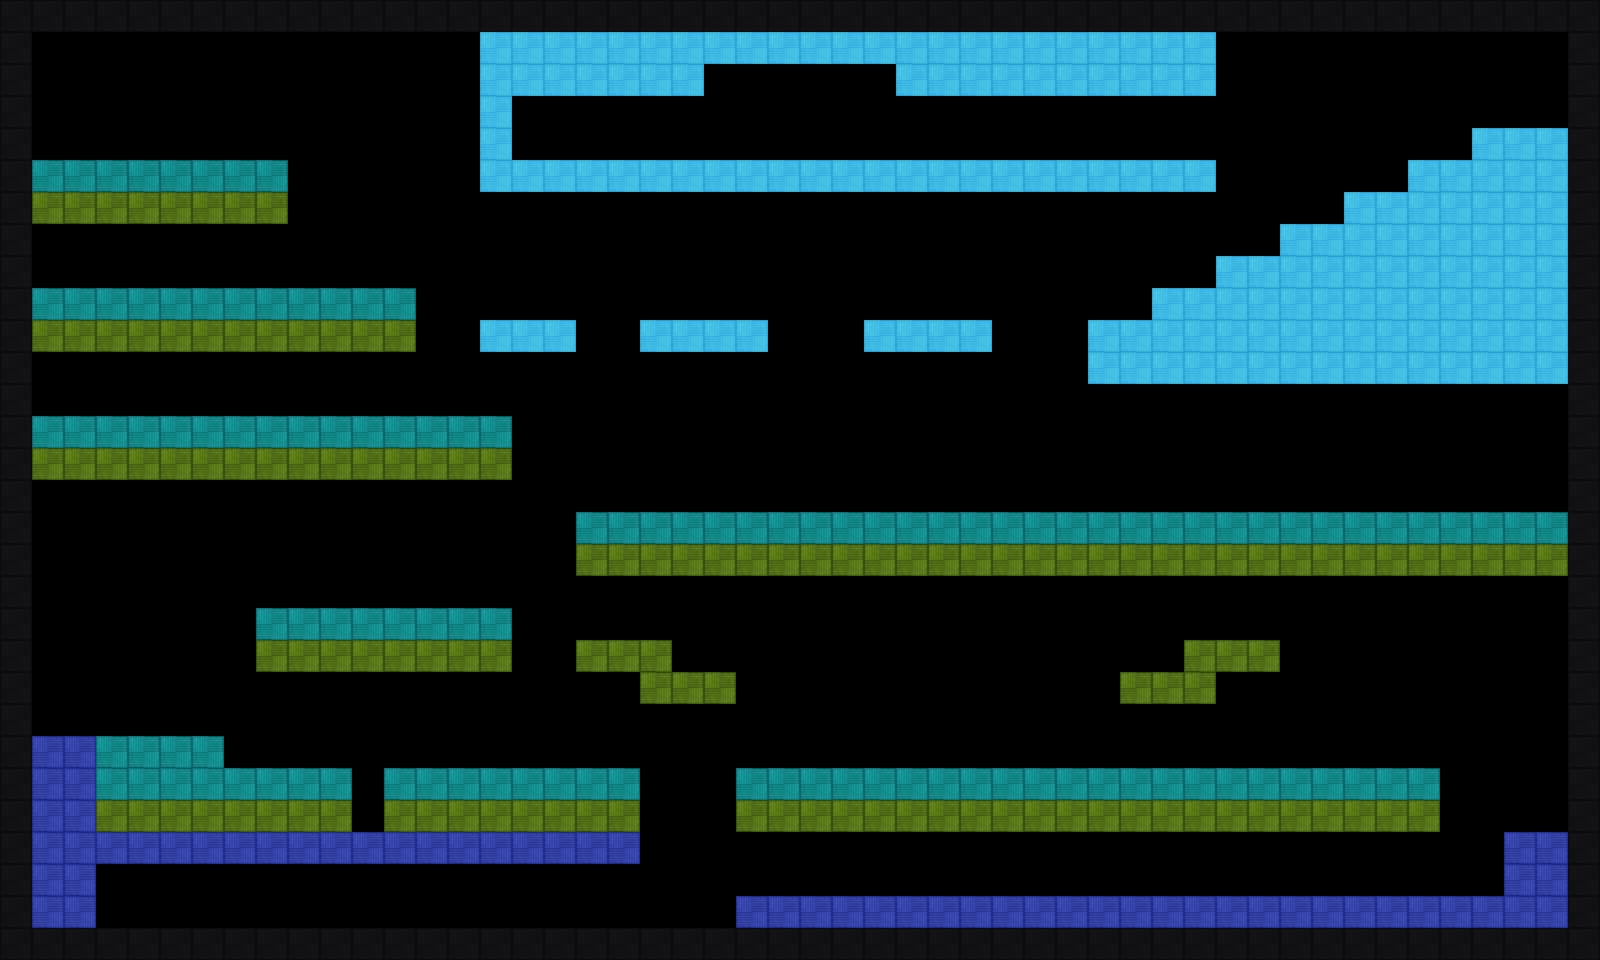

Below is a game level as drawn by its tile map, then a one-line description and the .tmx file that defines it, in full:
An orthogonal 50x30 tile map with 32x32 px tiles, 1 tile layer (background) and 11 objects (5x treasure, 5x monster, player).

<map version="1.5" tiledversion="1.6.0" orientation="orthogonal" renderorder="left-up" width="50" height="30" tilewidth="32" tileheight="32" infinite="0" nextlayerid="3" nextobjectid="15">
 <editorsettings>
  <export target="level1.json" format="json" />
 </editorsettings>
 <tileset firstgid="1" name="tiles" tilewidth="32" tileheight="32" tilecount="5" columns="5">
  <image source="tiles1.png" width="160" height="32" />
 </tileset>
 <layer id="1" name="background" width="50" height="30">
  <data encoding="csv">
1,1,1,1,1,1,1,1,1,1,1,1,1,1,1,1,1,1,1,1,1,1,1,1,1,1,1,1,1,1,1,1,1,1,1,1,1,1,1,1,1,1,1,1,1,1,1,1,1,1,
1,0,0,0,0,0,0,0,0,0,0,0,0,0,0,5,5,5,5,5,5,5,5,5,5,5,5,5,5,5,5,5,5,5,5,5,5,5,0,0,0,0,0,0,0,0,0,0,0,1,
1,0,0,0,0,0,0,0,0,0,0,0,0,0,0,5,5,5,5,5,5,5,0,0,0,0,0,0,5,5,5,5,5,5,5,5,5,5,0,0,0,0,0,0,0,0,0,0,0,1,
1,0,0,0,0,0,0,0,0,0,0,0,0,0,0,5,0,0,0,0,0,0,0,0,0,0,0,0,0,0,0,0,0,0,0,0,0,0,0,0,0,0,0,0,0,0,0,0,0,1,
1,0,0,0,0,0,0,0,0,0,0,0,0,0,0,5,0,0,0,0,0,0,0,0,0,0,0,0,0,0,0,0,0,0,0,0,0,0,0,0,0,0,0,0,0,0,5,5,5,1,
1,3,3,3,3,3,3,3,3,0,0,0,0,0,0,5,5,5,5,5,5,5,5,5,5,5,5,5,5,5,5,5,5,5,5,5,5,5,0,0,0,0,0,0,5,5,5,5,5,1,
1,4,4,4,4,4,4,4,4,0,0,0,0,0,0,0,0,0,0,0,0,0,0,0,0,0,0,0,0,0,0,0,0,0,0,0,0,0,0,0,0,0,5,5,5,5,5,5,5,1,
1,0,0,0,0,0,0,0,0,0,0,0,0,0,0,0,0,0,0,0,0,0,0,0,0,0,0,0,0,0,0,0,0,0,0,0,0,0,0,0,5,5,5,5,5,5,5,5,5,1,
1,0,0,0,0,0,0,0,0,0,0,0,0,0,0,0,0,0,0,0,0,0,0,0,0,0,0,0,0,0,0,0,0,0,0,0,0,0,5,5,5,5,5,5,5,5,5,5,5,1,
1,3,3,3,3,3,3,3,3,3,3,3,3,0,0,0,0,0,0,0,0,0,0,0,0,0,0,0,0,0,0,0,0,0,0,0,5,5,5,5,5,5,5,5,5,5,5,5,5,1,
1,4,4,4,4,4,4,4,4,4,4,4,4,0,0,5,5,5,0,0,5,5,5,5,0,0,0,5,5,5,5,0,0,0,5,5,5,5,5,5,5,5,5,5,5,5,5,5,5,1,
1,0,0,0,0,0,0,0,0,0,0,0,0,0,0,0,0,0,0,0,0,0,0,0,0,0,0,0,0,0,0,0,0,0,5,5,5,5,5,5,5,5,5,5,5,5,5,5,5,1,
1,0,0,0,0,0,0,0,0,0,0,0,0,0,0,0,0,0,0,0,0,0,0,0,0,0,0,0,0,0,0,0,0,0,0,0,0,0,0,0,0,0,0,0,0,0,0,0,0,1,
1,3,3,3,3,3,3,3,3,3,3,3,3,3,3,3,0,0,0,0,0,0,0,0,0,0,0,0,0,0,0,0,0,0,0,0,0,0,0,0,0,0,0,0,0,0,0,0,0,1,
1,4,4,4,4,4,4,4,4,4,4,4,4,4,4,4,0,0,0,0,0,0,0,0,0,0,0,0,0,0,0,0,0,0,0,0,0,0,0,0,0,0,0,0,0,0,0,0,0,1,
1,0,0,0,0,0,0,0,0,0,0,0,0,0,0,0,0,0,0,0,0,0,0,0,0,0,0,0,0,0,0,0,0,0,0,0,0,0,0,0,0,0,0,0,0,0,0,0,0,1,
1,0,0,0,0,0,0,0,0,0,0,0,0,0,0,0,0,0,3,3,3,3,3,3,3,3,3,3,3,3,3,3,3,3,3,3,3,3,3,3,3,3,3,3,3,3,3,3,3,1,
1,0,0,0,0,0,0,0,0,0,0,0,0,0,0,0,0,0,4,4,4,4,4,4,4,4,4,4,4,4,4,4,4,4,4,4,4,4,4,4,4,4,4,4,4,4,4,4,4,1,
1,0,0,0,0,0,0,0,0,0,0,0,0,0,0,0,0,0,0,0,0,0,0,0,0,0,0,0,0,0,0,0,0,0,0,0,0,0,0,0,0,0,0,0,0,0,0,0,0,1,
1,0,0,0,0,0,0,0,3,3,3,3,3,3,3,3,0,0,0,0,0,0,0,0,0,0,0,0,0,0,0,0,0,0,0,0,0,0,0,0,0,0,0,0,0,0,0,0,0,1,
1,0,0,0,0,0,0,0,4,4,4,4,4,4,4,4,0,0,4,4,4,0,0,0,0,0,0,0,0,0,0,0,0,0,0,0,0,4,4,4,0,0,0,0,0,0,0,0,0,1,
1,0,0,0,0,0,0,0,0,0,0,0,0,0,0,0,0,0,0,0,4,4,4,0,0,0,0,0,0,0,0,0,0,0,0,4,4,4,0,0,0,0,0,0,0,0,0,0,0,1,
1,0,0,0,0,0,0,0,0,0,0,0,0,0,0,0,0,0,0,0,0,0,0,0,0,0,0,0,0,0,0,0,0,0,0,0,0,0,0,0,0,0,0,0,0,0,0,0,0,1,
1,2,2,3,3,3,3,0,0,0,0,0,0,0,0,0,0,0,0,0,0,0,0,0,0,0,0,0,0,0,0,0,0,0,0,0,0,0,0,0,0,0,0,0,0,0,0,0,0,1,
1,2,2,3,3,3,3,3,3,3,3,0,3,3,3,3,3,3,3,3,0,0,0,3,3,3,3,3,3,3,3,3,3,3,3,3,3,3,3,3,3,3,3,3,3,0,0,0,0,1,
1,2,2,4,4,4,4,4,4,4,4,0,4,4,4,4,4,4,4,4,0,0,0,4,4,4,4,4,4,4,4,4,4,4,4,4,4,4,4,4,4,4,4,4,4,0,0,0,0,1,
1,2,2,2,2,2,2,2,2,2,2,2,2,2,2,2,2,2,2,2,0,0,0,0,0,0,0,0,0,0,0,0,0,0,0,0,0,0,0,0,0,0,0,0,0,0,0,2,2,1,
1,2,2,0,0,0,0,0,0,0,0,0,0,0,0,0,0,0,0,0,0,0,0,0,0,0,0,0,0,0,0,0,0,0,0,0,0,0,0,0,0,0,0,0,0,0,0,2,2,1,
1,2,2,0,0,0,0,0,0,0,0,0,0,0,0,0,0,0,0,0,0,0,0,2,2,2,2,2,2,2,2,2,2,2,2,2,2,2,2,2,2,2,2,2,2,2,2,2,2,1,
1,1,1,1,1,1,1,1,1,1,1,1,1,1,1,1,1,1,1,1,1,1,1,1,1,1,1,1,1,1,1,1,1,1,1,1,1,1,1,1,1,1,1,1,1,1,1,1,1,1
</data>
 </layer>
 <objectgroup id="2" name="objects">
  <object id="1" name="treasure1" type="treasure" x="513" y="124" width="32" height="32" />
  <object id="2" name="monster1" type="monster" x="803" y="126" width="32" height="32">
   <properties>
    <property name="defaultDx" value="10" />
    <property name="right" value="true" />
   </properties>
  </object>
  <object id="4" name="treasure2" type="treasure" x="1465" y="478" width="32" height="32" />
  <object id="6" name="monster2" type="monster" x="898" y="481" width="32" height="32">
   <properties>
    <property name="defaultDx" value="6" />
    <property name="left" value="true" />
   </properties>
  </object>
  <object id="7" name="monster3" type="monster" x="989" y="861" width="32" height="32">
   <properties>
    <property name="defaultDx" value="8" />
    <property name="right" value="true" />
   </properties>
  </object>
  <object id="8" name="treasure3" type="treasure" x="1531" y="796" width="32" height="32" />
  <object id="9" name="treasure4" type="treasure" x="160" y="894" width="32" height="32" />
  <object id="10" name="monster4" type="monster" x="933" y="729" width="32" height="32">
   <properties>
    <property name="defaultDx" value="7" />
    <property name="left" value="true" />
   </properties>
  </object>
  <object id="11" name="treasure5" type="treasure" x="1532" y="91" width="32" height="32" />
  <object id="12" name="monster5" type="monster" x="1411" y="125" width="32" height="32">
   <properties>
    <property name="defaultDx" value="2" />
    <property name="right" value="true" />
   </properties>
  </object>
  <object id="13" name="player" type="player" x="64" y="546" width="32" height="32" />
 </objectgroup>
</map>